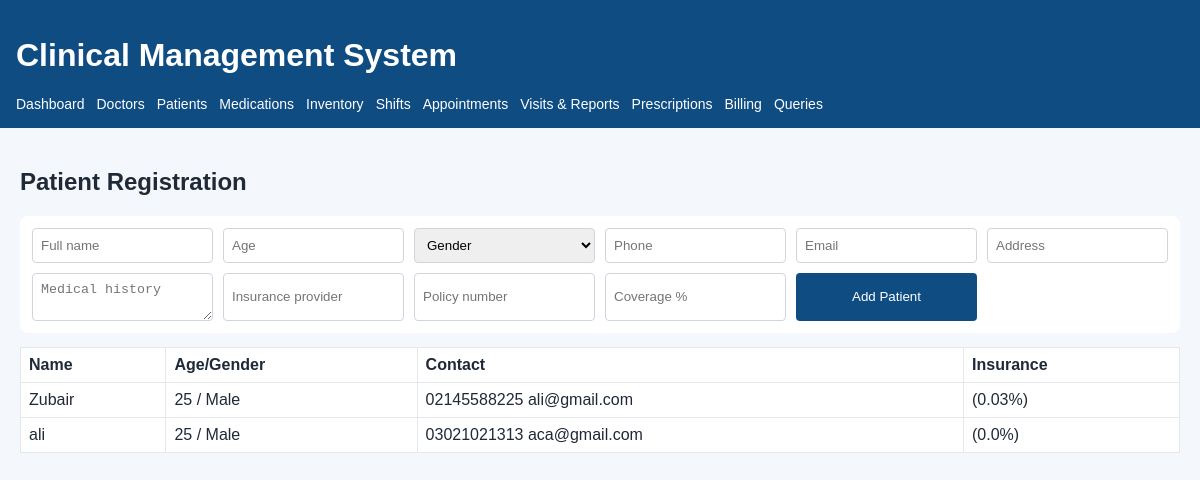
Page /patients on the committed database.
### app/models.py (models this page shows)
class Patient(db.Model):
    __tablename__ = "patients"
    id = db.Column(db.Integer, primary_key=True)
    full_name = db.Column(db.String(120), nullable=False)
    age = db.Column(db.Integer, nullable=False)
    gender = db.Column(db.String(20), nullable=False)
    phone = db.Column(db.String(40))
    email = db.Column(db.String(120))
    address = db.Column(db.Text)
    medical_history = db.Column(db.Text)
    insurance_provider = db.Column(db.String(120))
    insurance_policy_number = db.Column(db.String(120))
    insurance_coverage_percent = db.Column(db.Float, default=0.0)
    appointments = db.relationship("Appointment", back_populates="patient", cascade="all, delete-orphan")
    visits = db.relationship("Visit", back_populates="patient", cascade="all, delete-orphan")

### app/routes.py (the view, shortened to what this page needs)
@main_bp.route("/patients", methods=["GET", "POST"])
def patients():
    return render_template("patients.html", patients=Patient.query.order_by(Patient.full_name).all())

### app/templates/patients.html
{% extends "base.html" %}
{% block content %}
<h2>Patient Registration</h2>
<form method="post" class="grid-form">
    <input name="full_name" placeholder="Full name" required>
    <input name="age" type="number" placeholder="Age" required>
    <select name="gender" required><option value="">Gender</option><option>Male</option><option>Female</option><option>Other</option></select>
    <input name="phone" placeholder="Phone">
    <input name="email" type="email" placeholder="Email">
    <input name="address" placeholder="Address">
    <textarea name="medical_history" placeholder="Medical history"></textarea>
    <input name="insurance_provider" placeholder="Insurance provider">
    <input name="insurance_policy_number" placeholder="Policy number">
    <input name="insurance_coverage_percent" type="number" step="0.01" placeholder="Coverage %">
    <button type="submit">Add Patient</button>
</form>
<table>
    <tr><th>Name</th><th>Age/Gender</th><th>Contact</th><th>Insurance</th></tr>
    {% for patient in patients %}
    <tr>
        <td>{{ patient.full_name }}</td>
        <td>{{ patient.age }} / {{ patient.gender }}</td>
        <td>{{ patient.phone }} {{ patient.email }}</td>
        <td>{{ patient.insurance_provider }} ({{ patient.insurance_coverage_percent }}%)</td>
    </tr>
    {% endfor %}
</table>
{% endblock %}

### app/static/styles.css (style rules this page uses)
body { margin: 0; font-family: Arial, sans-serif; background: #f4f7fb; color: #1f2937; }
form { background: #fff; padding: 12px; border-radius: 8px; margin-bottom: 14px; }
.grid-form { display: grid; grid-template-columns: repeat(auto-fit, minmax(180px, 1fr)); gap: 10px; }
input, select, textarea, button { padding: 8px; border: 1px solid #d1d5db; border-radius: 4px; }
button { background: #0f4c81; color: #fff; border: none; cursor: pointer; }
table { width: 100%; border-collapse: collapse; background: #fff; margin-bottom: 14px; }
th, td { border: 1px solid #e5e7eb; padding: 8px; text-align: left; vertical-align: top; }

### rows in the picture
Patient: full_name "Zubair", age "25", gender "Male", phone "02145588225", email "ali@gmail.com", insurance_coverage_percent "0.03"
Patient: full_name "ali", age "25", gender "Male", phone "03021021313", email "aca@gmail.com", insurance_coverage_percent "0.0"
